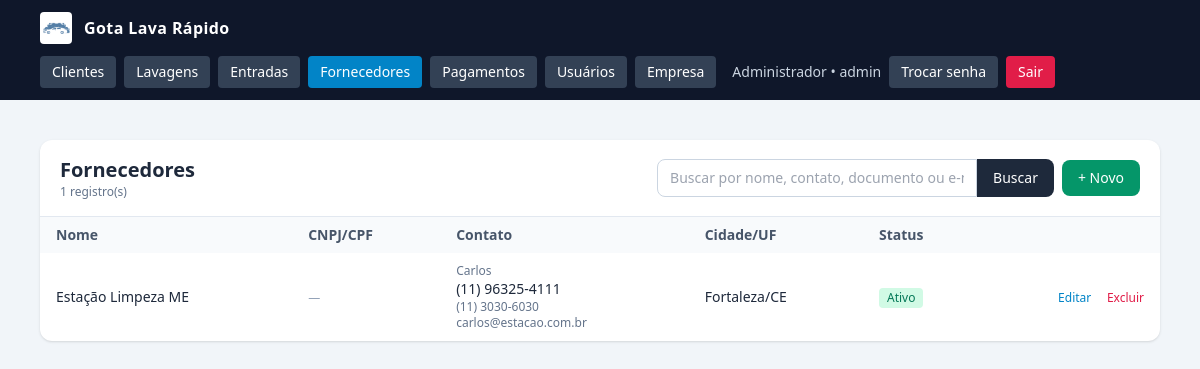
/fornecedores.php (signed in), run on an earlier commit of the app's database.
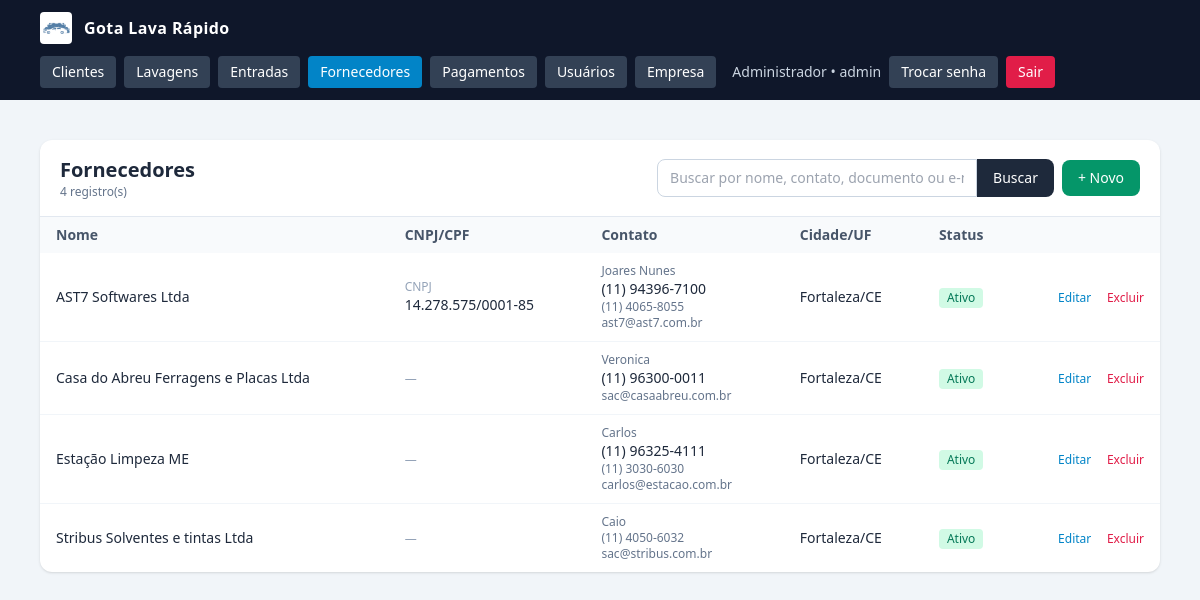
And on a later commit of the database.
### tables this page shows
CREATE TABLE fornecedores (
        id INTEGER PRIMARY KEY AUTOINCREMENT,
        tipo TEXT NOT NULL DEFAULT 'J',
        nome TEXT NOT NULL DEFAULT '',
        nome_fantasia TEXT NOT NULL DEFAULT '',
        cpf_cnpj TEXT NOT NULL DEFAULT '',
        rg_ie TEXT NOT NULL DEFAULT '',
        contato TEXT NOT NULL DEFAULT '',
        email TEXT NOT NULL DEFAULT '',
        telefone TEXT NOT NULL DEFAULT '',
        celular TEXT NOT NULL DEFAULT '',
        site TEXT NOT NULL DEFAULT '',
        cep TEXT NOT NULL DEFAULT '',
        endereco TEXT NOT NULL DEFAULT '',
        numero TEXT NOT NULL DEFAULT '',
        complemento TEXT NOT NULL DEFAULT '',
        bairro TEXT NOT NULL DEFAULT '',
        cidade TEXT NOT NULL DEFAULT '',
        uf TEXT NOT NULL DEFAULT '',
        banco TEXT NOT NULL DEFAULT '',
        agencia TEXT NOT NULL DEFAULT '',
        conta TEXT NOT NULL DEFAULT '',
        pix TEXT NOT NULL DEFAULT '',
        observacoes TEXT NOT NULL DEFAULT '',
        ativo INTEGER NOT NULL DEFAULT 1,
        criado_em TEXT NOT NULL DEFAULT (datetime('now','localtime')),
        atualizado_em TEXT NOT NULL DEFAULT (datetime('now','localtime'))
    );

### config.php (called while the page is built, shortened)
<?php
function db(): PDO {
    static $pdo = null;
    if ($pdo === null) {
        $pdo = new PDO('sqlite:' . DB_PATH, null, null, [
            PDO::ATTR_ERRMODE            => PDO::ERRMODE_EXCEPTION,
            PDO::ATTR_DEFAULT_FETCH_MODE => PDO::FETCH_ASSOC,
        ]);
        $pdo->exec('PRAGMA foreign_keys = ON');
        $pdo->exec('PRAGMA journal_mode = WAL');
    }
    return $pdo;
}
require_once APP_ROOT . '/functions.php';

### functions.php (called while the page is built, shortened)
<?php
function e(?string $s): string {
    return htmlspecialchars((string)$s, ENT_QUOTES, 'UTF-8');
}
function formatar_cnpj(string $cnpj): string {
    $c = preg_replace('/\D/', '', $cnpj);
    return substr($c,0,2).'.'.substr($c,2,3).'.'.substr($c,5,3)
         . '/'.substr($c,8,4).'-'.substr($c,12,2);
}
function formatar_cpf_cnpj(string $doc, string $tipo): string {
    return $tipo === 'J' ? formatar_cnpj($doc) : formatar_cpf($doc);
}

### fornecedores.php (the view, shortened to what this page needs)
<?php
require_once __DIR__ . '/config.php';
$busca  = trim((string)($_GET['q'] ?? ''));
$where  = '';
$params = [];
$stmt = db()->prepare("SELECT * FROM fornecedores $where ORDER BY nome COLLATE NOCASE");
$stmt->execute($params);
$fornecedores = $stmt->fetchAll();
require __DIR__ . '/header.php';
?>
<div class="bg-white rounded-xl shadow overflow-hidden">
  <div class="px-5 py-4 border-b border-slate-200 flex flex-wrap items-center justify-between gap-3">
    <div>
      <h1 class="text-xl font-semibold">Fornecedores</h1>
      <p class="text-xs text-slate-500"><?= count($fornecedores) ?> registro(s)</p>
    </div>
    <div class="flex items-center gap-2">
      <form method="get" class="flex">
        <input type="text" name="q" value="<?= e($busca) ?>"
               placeholder="Buscar por nome, contato, documento ou e-mail"
               class="w-56 sm:w-80 rounded-l-lg border border-slate-300 px-3 py-2 text-sm
                      focus:outline-none focus:ring-2 focus:ring-sky-500">
        <button class="rounded-r-lg bg-slate-800 hover:bg-slate-700 text-white px-4 text-sm">Buscar</button>
      </form>
      <a href="fornecedor_form.php"
         class="rounded-lg bg-emerald-600 hover:bg-emerald-500 text-white px-4 py-2 text-sm font-medium whitespace-nowrap">
        + Novo
      </a>
    </div>
  </div>
  <div class="overflow-x-auto">
    <table class="min-w-full text-sm">
      <thead class="bg-slate-50 text-slate-600">
        <tr>
          <th class="text-left px-4 py-2">Nome</th>
          <th class="text-left px-4 py-2">CNPJ/CPF</th>
          <th class="text-left px-4 py-2">Contato</th>
          <th class="text-left px-4 py-2">Cidade/UF</th>
          <th class="text-left px-4 py-2">Status</th>
          <th class="px-4 py-2"></th>
        </tr>
      </thead>
      <tbody class="divide-y divide-slate-100">
      <?php if (!$fornecedores): ?>
        <tr><td colspan="6" class="px-4 py-8 text-center text-slate-400">
          Nenhum fornecedor cadastrado. Clique em <strong>+ Novo</strong> para começar.
        </td></tr>
      <?php else: foreach ($fornecedores as $f): ?>
        <tr class="hover:bg-slate-50">
          <td class="px-4 py-2.5">
            <div class="font-medium"><?= e($f['nome']) ?></div>
          </td>
          <td class="px-4 py-2.5 whitespace-nowrap">
            <?php if ($f['cpf_cnpj']): ?>
              <div class="text-xs text-slate-400"><?= $f['tipo'] === 'J' ? 'CNPJ' : 'CPF' ?></div>
              <?= e(formatar_cpf_cnpj($f['cpf_cnpj'], $f['tipo'])) ?>
            <?php else: ?>
              <span class="text-xs text-slate-400">—</span>
            <?php endif; ?>
          </td>
          <td class="px-4 py-2.5">
            <?php if ($f['contato']): ?><div class="text-xs text-slate-500"><?= e($f['contato']) ?></div><?php endif; ?>
            <?php if ($f['celular']): ?><div><?= e($f['celular']) ?></div><?php endif; ?>
            <?php if ($f['telefone']): ?><div class="text-xs text-slate-500"><?= e($f['telefone']) ?></div><?php endif; ?>
            <?php if ($f['email']): ?><div class="text-xs text-slate-500 break-all"><?= e($f['email']) ?></div><?php endif; ?>
          </td>
          <td class="px-4 py-2.5">
            <?= e($f['cidade']) ?><?= $f['uf'] ? '/' . e($f['uf']) : '' ?>
          </td>
          <td class="px-4 py-2.5">
            <?php if ($f['ativo']): ?>
              <span class="inline-block text-xs px-2 py-0.5 rounded bg-emerald-100 text-emerald-700">Ativo</span>
            <?php else: ?>
              <span class="inline-block text-xs px-2 py-0.5 rounded bg-slate-200 text-slate-700">Inativo</span>
            <?php endif; ?>
          </td>
          <td class="px-4 py-2.5 text-right whitespace-nowrap">
            <a href="fornecedor_form.php?id=<?= (int)$f['id'] ?>"
               class="text-sky-600 hover:underline text-xs mr-3">Editar</a>
            <form method="post" class="inline"
                  onsubmit="return confirm('Excluir o fornecedor <?= e(addslashes($f['nome'])) ?>?');">
              <button class="text-rose-600 hover:underline text-xs">Excluir</button>
            </form>
          </td>
        </tr>
      <?php endforeach; endif; ?>
      </tbody>
    </table>
  </div>
</div>
<?php require __DIR__ . '/footer.php'; ?>

What changed in the data, as far as the page shows it:
added fornecedores: nome "AST7 Softwares Ltda", shows "CNPJ", formatar_cpf_cnpj($f['cpf_cnpj'], $f['tipo']) "14.278.575/0001-85", contato "Joares Nunes", celular "(11) 94396-7100", telefone "(11) 4065-8055", email "ast7@ast7.com.br", cidade "Fortaleza", uf "CE", ativo "Ativo"
added fornecedores: nome "Casa do Abreu Ferragens e Placas Ltda", contato "Veronica", celular "(11) 96300-0011", email "sac@casaabreu.com.br", cidade "Fortaleza", uf "CE", ativo "Ativo"
added fornecedores: nome "Stribus Solventes e tintas Ltda", contato "Caio", telefone "(11) 4050-6032", email "sac@stribus.com.br", cidade "Fortaleza", uf "CE", ativo "Ativo"
Also different on the page:
count($fornecedores): "1" → "4"
